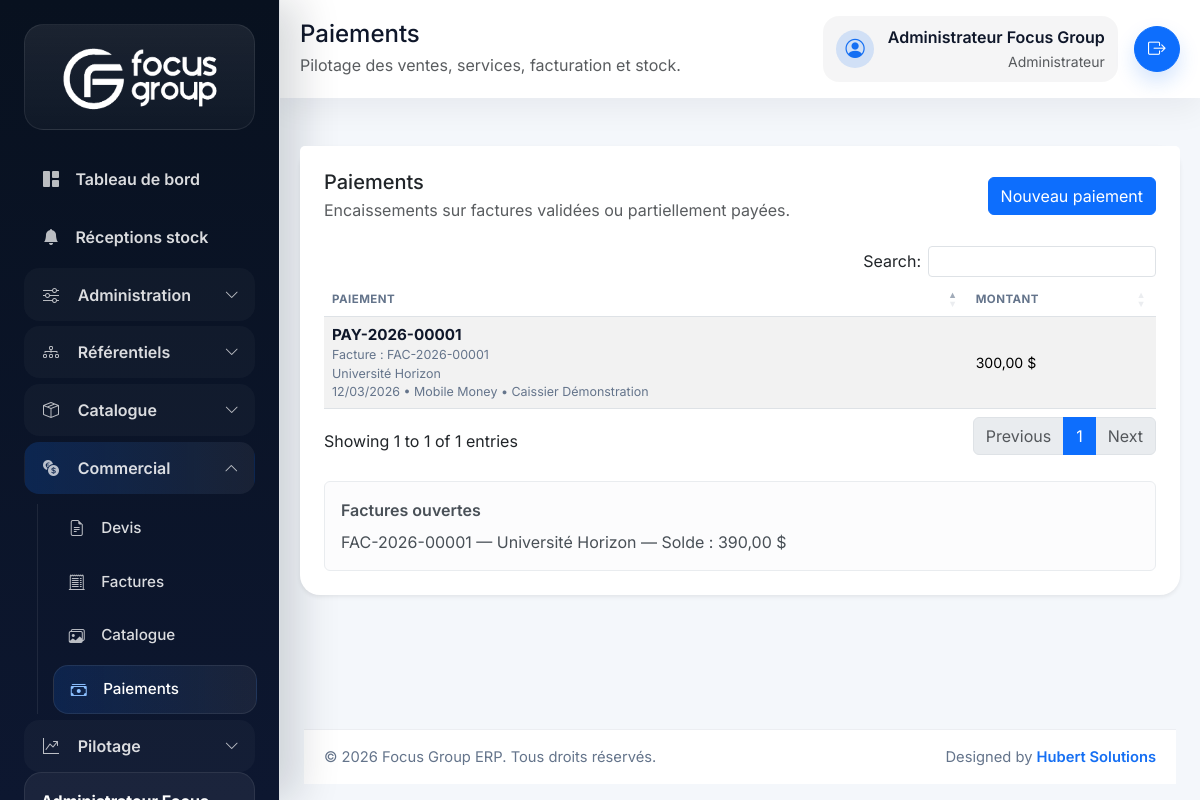
The app's page /index.php/payments (signed in) with its own data.
### tables this page shows
CREATE TABLE payments (
    id BIGINT UNSIGNED AUTO_INCREMENT PRIMARY KEY,
    invoice_id BIGINT UNSIGNED NOT NULL,
    payment_number VARCHAR(30) NOT NULL UNIQUE,
    payment_date DATE NOT NULL,
    amount DECIMAL(18,2) NOT NULL,
    method ENUM('cash', 'mobile_money', 'bank_transfer', 'card', 'cheque', 'other') NOT NULL DEFAULT 'cash',
    reference VARCHAR(100) NULL,
    notes TEXT NULL,
    received_by BIGINT UNSIGNED NOT NULL,
    deleted_at DATETIME NULL,
    created_at DATETIME NOT NULL DEFAULT CURRENT_TIMESTAMP,
    updated_at DATETIME NOT NULL DEFAULT CURRENT_TIMESTAMP ON UPDATE CURRENT_TIMESTAMP,
    CONSTRAINT fk_payments_invoice FOREIGN KEY (invoice_id) REFERENCES invoices(id),
    CONSTRAINT fk_payments_user FOREIGN KEY (received_by) REFERENCES users(id)
);

CREATE TABLE invoices (
    id BIGINT UNSIGNED AUTO_INCREMENT PRIMARY KEY,
    quote_id BIGINT UNSIGNED NULL,
    shop_id BIGINT UNSIGNED NULL,
    client_id BIGINT UNSIGNED NOT NULL,
    invoice_number VARCHAR(30) NOT NULL UNIQUE,
    invoice_date DATE NOT NULL,
    due_date DATE NULL,
    status ENUM('draft', 'validated', 'partial_paid', 'paid', 'cancelled') NOT NULL DEFAULT 'draft',
    currency_code VARCHAR(10) NOT NULL DEFAULT 'USD',
    subtotal DECIMAL(18,2) NOT NULL DEFAULT 0,
    discount_amount DECIMAL(18,2) NOT NULL DEFAULT 0,
    tax_rate DECIMAL(5,2) NOT NULL DEFAULT 0.00,
    tax_amount DECIMAL(18,2) NOT NULL DEFAULT 0,
    grand_total DECIMAL(18,2) NOT NULL DEFAULT 0,
    amount_paid DECIMAL(18,2) NOT NULL DEFAULT 0,
    balance_due DECIMAL(18,2) NOT NULL DEFAULT 0,
    notes TEXT NULL,
    validated_at DATETIME NULL,
    cancelled_at DATETIME NULL,
    created_by BIGINT UNSIGNED NOT NULL,
    validated_by BIGINT UNSIGNED NULL,
    deleted_at DATETIME NULL,
    created_at DATETIME NOT NULL DEFAULT CURRENT_TIMESTAMP,
    updated_at DATETIME NOT NULL DEFAULT CURRENT_TIMESTAMP ON UPDATE CURRENT_TIMESTAMP,
    CONSTRAINT fk_invoices_quote FOREIGN KEY (quote_id) REFERENCES quotes(id),
    CONSTRAINT fk_invoices_shop FOREIGN KEY (shop_id) REFERENCES shops(id),
    CONSTRAINT fk_invoices_client FOREIGN KEY (client_id) REFERENCES clients(id),
    CONSTRAINT fk_invoices_created_by FOREIGN KEY (created_by) REFERENCES users(id),
    CONSTRAINT fk_invoices_validated_by FOREIGN KEY (validated_by) REFERENCES users(id)
);

CREATE TABLE clients (
    id BIGINT UNSIGNED AUTO_INCREMENT PRIMARY KEY,
    client_code VARCHAR(30) NOT NULL UNIQUE,
    company_name VARCHAR(150) NOT NULL,
    contact_name VARCHAR(150) NULL,
    phone VARCHAR(30) NULL,
    email VARCHAR(150) NULL,
    address TEXT NULL,
    city VARCHAR(100) NULL,
    tax_number VARCHAR(100) NULL,
    notes TEXT NULL,
    is_active TINYINT(1) NOT NULL DEFAULT 1,
    deleted_at DATETIME NULL,
    created_at DATETIME NOT NULL DEFAULT CURRENT_TIMESTAMP,
    updated_at DATETIME NOT NULL DEFAULT CURRENT_TIMESTAMP ON UPDATE CURRENT_TIMESTAMP
);

CREATE TABLE users (
    id BIGINT UNSIGNED AUTO_INCREMENT PRIMARY KEY,
    role_id BIGINT UNSIGNED NOT NULL,
    shop_id BIGINT UNSIGNED NULL,
    full_name VARCHAR(150) NOT NULL,
    email VARCHAR(150) NOT NULL UNIQUE,
    phone VARCHAR(30) NULL,
    password VARCHAR(255) NOT NULL,
    avatar VARCHAR(255) NULL,
    is_active TINYINT(1) NOT NULL DEFAULT 1,
    last_login_at DATETIME NULL,
    deleted_at DATETIME NULL,
    created_at DATETIME NOT NULL DEFAULT CURRENT_TIMESTAMP,
    updated_at DATETIME NOT NULL DEFAULT CURRENT_TIMESTAMP ON UPDATE CURRENT_TIMESTAMP,
    CONSTRAINT fk_users_role FOREIGN KEY (role_id) REFERENCES roles(id),
    CONSTRAINT fk_users_shop FOREIGN KEY (shop_id) REFERENCES shops(id)
);

### app/Core/Controller.php (called while the page is built, shortened)
<?php
class Controller
{
    public function render(string $view, array $data = [], string $layout = 'app'): void
    {
        extract($data, EXTR_SKIP);
        $viewFile = view_path($view);
        require $viewFile;
    }
}

### app/Controllers/PaymentController.php (called while the page is built, shortened)
<?php
final class PaymentController extends Controller
{
    public function index(): void
    {
        $this->render('payments.index', [
            'pageTitle' => 'Paiements',
            'payments' => (new Payment())->all(),
            'openInvoices' => (new Invoice())->payableOptions(),
        ]);
    }
}

### app/Core/Router.php (called while the page is built, shortened)
<?php
final class Router
{
    private array $routes = [];
    private function addRoute(string $method, string $uri, array $action, array $middleware = []): void
    {
        $this->routes[$method][$this->normalizePath($uri)] = [
            'action' => $action,
            'middleware' => $middleware,
        ];
    }
    public function dispatch(string $method, string $uri): void
    {
        $path = $this->normalizeRequestUri($uri);
        $route = $this->routes[$method][$path] ?? null;
        try {
            [$controllerClass, $controllerMethod] = $route['action'];
            $controller = new $controllerClass();
            $controller->{$controllerMethod}();
        } catch (Throwable $throwable) {
            http_response_code(500);
            $this->renderError(500, 'Erreur interne', $throwable->getMessage());
        }
    }
    private function normalizeRequestUri(string $uri): string
    {
        $path = parse_url($uri, PHP_URL_PATH) ?: '/';
        if ($path === '/index.php') {
            $path = '/';
        } elseif (str_starts_with($path, '/index.php/')) {
            $path = substr($path, strlen('/index.php')) ?: '/';
        }
        return $this->normalizePath($path);
    }
    private function normalizePath(string $path): string
    {
        $path = '/' . trim($path, '/');
        return $path === '//' ? '/' : (rtrim($path, '/') ?: '/');
    }
}

### index.php (called while the page is built, shortened)
<?php
$appConfig = require __DIR__ . '/config/app.php';
require __DIR__ . '/app/Helpers/functions.php';
$router = new Router();
$router->dispatch($_SERVER['REQUEST_METHOD'] ?? 'GET', $_SERVER['REQUEST_URI'] ?? '/');

### app/Helpers/functions.php (called while the page is built, shortened)
<?php
if (!function_exists('config')) {
    function config(?string $key = null, mixed $default = null): mixed
    {
        $config = $GLOBALS['config'] ?? [];
        $segments = explode('.', $key);
        $value = $config;
        foreach ($segments as $segment) {
            $value = $value[$segment];
        }
        return $value;
    }
}
if (!function_exists('url')) {
    function url(string $path = ''): string
    {
        $baseUrl = rtrim((string) config('app.base_url', ''), '/');
        $path = '/' . ltrim($path, '/');
        $routePrefix = rtrim((string) config('app.route_prefix', ''), '/');
        if (str_starts_with($path, '/public/')) {
            return ($baseUrl === '' ? '' : $baseUrl) . $path;
        }
        $prefix = $routePrefix === '' ? '' : $routePrefix;
        return ($baseUrl === '' ? '' : $baseUrl) . $prefix . $path;
    }
}
if (!function_exists('e')) {
    function e(?string $value): string
    {
        return htmlspecialchars((string) $value, ENT_QUOTES, 'UTF-8');
    }
}
if (!function_exists('payment_method_label')) {
    function payment_method_label(?string $method): string
    {
        return match (strtolower(trim((string) $method))) {
            'cash' => 'Espèces',
            'mobile_money' => 'Mobile Money',
            'bank' => 'Banque',
            'bank_transfer' => 'Virement',
            'card' => 'Carte',
            'cheque' => 'Chèque',
            'credit' => 'À crédit',
            'other' => 'Autre',
            default => ucfirst(str_replace('_', ' ', trim((string) $method))),
        };
    }
}
if (!function_exists('currency_options')) {
    function currency_options(): array
    {
        return [
            'USD' => 'USD ($)',
            'CDF' => 'CDF',
        ];
    }
}
if (!function_exists('normalize_currency_code')) {
    function normalize_currency_code(mixed $value): string
    {
        $currency = strtoupper(trim((string) $value));
        return array_key_exists($currency, currency_options()) ? $currency : 'USD';
    }
}
if (!function_exists('currency_symbol')) {
    function currency_symbol(mixed $currencyCode): string
    {
        return normalize_currency_code($currencyCode) === 'USD' ? '$' : 'CDF';
    }
}
if (!function_exists('format_money')) {
    function format_money(mixed $amount, mixed $currencyCode = 'USD'): string
    {
        return number_format((float) $amount, 2, ',', ' ') . ' ' . currency_symbol($currencyCode);
    }
}

### app/Models/Payment.php (called while the page is built, shortened)
<?php
final class Payment extends Model
{
    public function all(): array
    {
        $sql = 'SELECT p.*, i.invoice_number, i.currency_code, c.company_name AS client_name, u.full_name AS user_name
                FROM payments p
                INNER JOIN invoices i ON i.id = p.invoice_id
                INNER JOIN clients c ON c.id = i.client_id
                INNER JOIN users u ON u.id = p.received_by
                WHERE p.deleted_at IS NULL
                ORDER BY p.id DESC';
        return $this->db->query($sql)->fetchAll();
    }
}

### app/Models/Invoice.php (called while the page is built, shortened)
<?php
final class Invoice extends Model
{
    public function payableOptions(): array
    {
        $sql = "SELECT i.id, i.invoice_number, i.balance_due, i.currency_code, c.company_name AS client_name
                FROM invoices i
                INNER JOIN clients c ON c.id = i.client_id
                WHERE i.deleted_at IS NULL
                  AND i.status IN ('validated', 'partial_paid')
                  AND i.balance_due > 0
                ORDER BY i.id DESC";
        return $this->db->query($sql)->fetchAll();
    }
}

### app/Views/payments/index.php (the view)
<div class="card border-0 shadow-sm">
    <div class="card-header bg-white border-0 pt-4 px-4 d-flex justify-content-between align-items-center">
        <div>
            <h3 class="h5 mb-1">Paiements</h3>
            <p class="text-muted mb-0">Encaissements sur factures validées ou partiellement payées.</p>
        </div>
        <a href="<?= e(url('/payments/create')); ?>" class="btn btn-primary">Nouveau paiement</a>
    </div>
    <div class="card-body px-4 pb-4">
        <div class="table-responsive mb-4">
            <table class="table table-striped align-middle js-datatable">
                <thead><tr><th>Paiement</th><th>Montant</th></tr></thead>
                <tbody>
                    <?php foreach ($payments as $payment): ?>
                        <tr>
                            <td>
                                <div class="table-cell-stack">
                                    <div class="table-cell-main"><?= e($payment['payment_number']); ?></div>
                                    <div class="table-cell-meta">Facture : <?= e($payment['invoice_number']); ?></div>
                                    <div class="table-cell-meta"><?= e($payment['client_name']); ?></div>
                                    <div class="table-cell-meta"><?= e(date('d/m/Y', strtotime((string) $payment['payment_date']))); ?> • <?= e(payment_method_label($payment['method'])); ?> • <?= e($payment['user_name']); ?></div>
                                </div>
                            </td>
                            <td><?= e(format_money($payment['amount'], $payment['currency_code'] ?? 'USD')); ?></td>
                        </tr>
                    <?php endforeach; ?>
                </tbody>
            </table>
        </div>
        <div class="alert alert-light mb-0">
            <div class="fw-semibold mb-2">Factures ouvertes</div>
            <?php if ($openInvoices === []): ?>
                <div>Aucune facture à encaisser.</div>
            <?php else: ?>
                <?php foreach ($openInvoices as $invoice): ?>
                    <div><?= e($invoice['invoice_number'] . ' — ' . $invoice['client_name'] . ' — Solde : ' . format_money($invoice['balance_due'], $invoice['currency_code'] ?? 'USD')); ?></div>
                <?php endforeach; ?>
            <?php endif; ?>
        </div>
    </div>
</div>

### public/assets/css/app.css (style rules this page uses)
:root { --fg-primary: #156ff3; --fg-primary-dark: #0c56c9; --fg-primary-soft: rgba(21, 111, 243, 0.16); --fg-dark: #0f172a; --fg-muted: #64748b; --fg-soft: #f8fafc; --fg-sidebar: #08111f; --fg-sidebar-soft: #0f1d36; }
body { font-family: 'Inter', sans-serif; background: #f4f7fb; color: var(--fg-dark); }
.card { border-radius: 1.25rem; }
.table thead th { color: var(--fg-muted); font-size: 0.72rem; text-transform: uppercase; letter-spacing: 0.04em; }
.table tbody td { vertical-align: middle; font-size: 0.88rem; line-height: 1.35; }
.table-cell-stack { display: flex; flex-direction: column; gap: 0.15rem; }
.table-cell-main { font-size: 0.95rem; font-weight: 700; color: var(--fg-dark); line-height: 1.3; }
.table-cell-meta { font-size: 0.78rem; color: var(--fg-muted); line-height: 1.3; }

### records on screen
payments: payment_number "PAY-2026-00001", invoice.invoice_number "FAC-2026-00001", clients.company_name "Université Horizon", payment_date "12/03/2026", method "Mobile Money", received_by.full_name "Caissier Démonstration", amount.currency_code "300,00 $"
invoices: invoice_number+balance_due+currency_code "FAC-2026-00001 — Université Horizon — Solde : 390,00 $"

### other values on screen
$pageTitle "Paiements"
app_scope_description() "Pilotage des ventes, services, facturation et stock."
$currentUser['full_name'] "Administrateur Focus Group"
$currentUser['role_name'] "Administrateur"
config('app.name') "Focus Group ERP"
